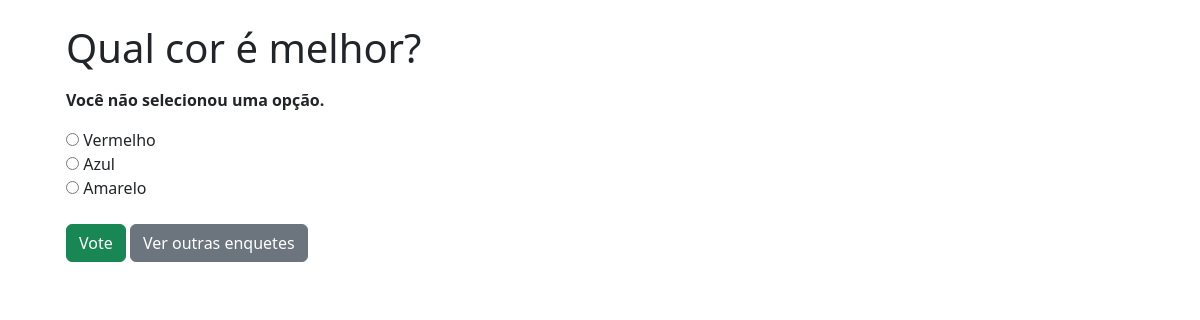
/polls/2/vote/, run on the app's committed database.
### polls/models.py (models this page shows, shortened)
class Question(models.Model):
    question_text = models.CharField(max_length=200)
    pub_date = models.DateTimeField('date published')

class Choice(models.Model):
    question = models.ForeignKey(Question, on_delete=models.CASCADE)
    choice_text = models.CharField(max_length=200)
    votes = models.IntegerField(default=0)

### polls/views.py (the view)
# urls.py: path('<int:question_id>/vote/', views.vote, name='vote'),
def vote(request, question_id):
    question = get_object_or_404(Question, pk=question_id)
    try:
        selected_choice = question.choice_set.get(pk=request.POST['choice'])
    except (KeyError, Choice.DoesNotExist):
        return render(request, 'polls/detail.html', {
            'question': question,
            'error_message': "Você não selecionou uma opção.",
        })
    else:
        selected_choice.votes += 1
        selected_choice.save()
        return HttpResponseRedirect(reverse('polls:results', args=(question.id,)))

### polls/templates/polls/detail.html (shortened to what this page needs)
<!doctype html>
<html lang="en">
  <head>
    <link href="https://cdn.jsdelivr.net/npm/bootstrap@5.3.0-alpha1/dist/css/bootstrap.min.css" rel="stylesheet">
  </head>
    <body>
        <br>
        <div class="container">
        <div class="form-check">
        <form action="{% url 'polls:vote' question.id %}" method="post">
            <fieldset>
                <legend ><h1>{{ question.question_text }}</h1></legend>
                {% if error_message %}<p><strong>{{ error_message }}</strong></p>{% endif %}
                {% for choice in question.choice_set.all %}
                    <input type="radio" name="choice" id="choice{{ forloop.counter }}" value="{{ choice.id }}">
                    <label for="choice{{ forloop.counter }}">{{ choice.choice_text }}</label><br>
                {% endfor %}
            </fieldset>
            <br>
            <button class="btn btn-success" type="submit">Vote </button>
            <a href="{% url 'polls:index' %}"><button type="button" class="btn btn-secondary">Ver outras enquetes</button>
        </form>
        </div>
    </body>
</html>

### data on the page
Question: question_text "Qual cor é melhor?"
Choice: choice_text "Vermelho"
Choice: choice_text "Azul"
Choice: choice_text "Amarelo"

### other printed values
{{ error_message }} "Você não selecionou uma opção."
